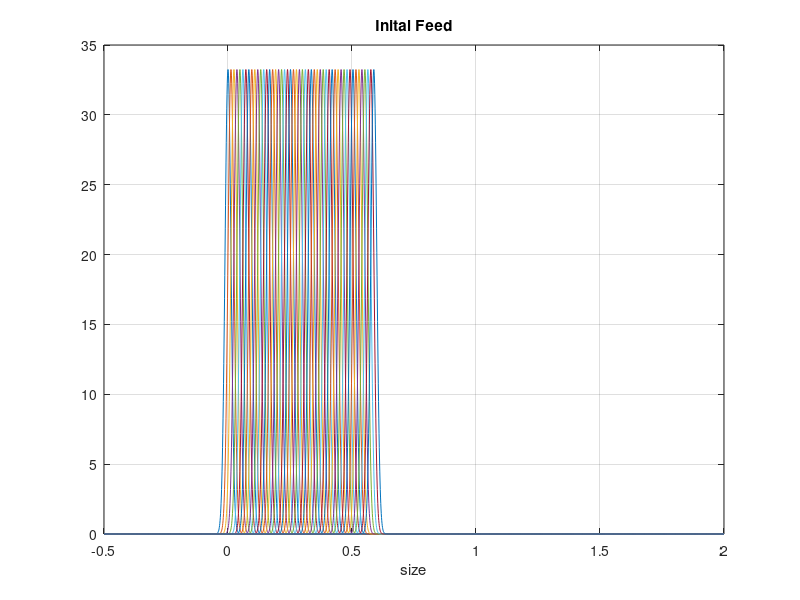

MATLAB code to generate this figure: (Note: this script raises an error after producing the figure.)

s = -500:1:2000;
s= s/1000;

%  n = 40;
%  
%  a = 150;
%  b = 750;
%  
%  h = (b - a)/n;
%  
%  x = a:h:b; % generating mus
%  
%  for i = 1:40
%      mu2(i) = a + h*(i-1);
%      sd2(i) = 30;
%  end



 n = 50;
 
 a = 0;
 b = 0.6;
 
 h = (b - a)/n;
 
 % generating mus 
 for i = 1:n
     mu(i) = a + h*(i-1);
     sd(i) = h;
 end

f = @(x,mu,sd) (exp(-((x-mu).^2)/(2*sd.^2)) / (sd*sqrt(2*pi)));






%f(s(j),mu2(i),sd2(i))
clear Distribution;
for i = 1:n
    for j = 1:length(s)
        Distribution(j,i) = f(s(j),mu(i),sd(i));
    end
end


figure(1);
plot(s,Distribution);
grid on;
title("Inital Feed");
xlabel("size");

temp = 0;
clear Combined2;
for i = 1:length(s);
    temp = 0;
    for j = 1:n
        temp = temp + A1(j,1)*Distribution(i,j);
    end
    Combined2(i) = temp;
end

% pd2 = makedist('Uniform','lower',200,'upper',700); % Uniform distribution with a = -2 and b = 2
% pdf1 = pdf(pd2,s);

%mu = 600;
%sigma = 50;

%pd2 = makedist('normal','mu',mu,'sigma',sigma);w
%pdf1 = pdf(pd2,s);


figure(2);
plot(s,Combined2);
grid on;
hold on;
plot(s,piecewiseline2(s));
title(["Output \alpha = " num2str(alpha)]);
xlabel("Particle size (mm)");
ylabel("Frequency (%/mm)");
xlim([-0.1 1]);
hold off;



F = [31.25653595
24.92075163
75.60702614
76.02941176
83.63235294
130.0947712
142.7663399
91.65767974
260.6119281
117.4232026
];


SieveSize = [0.014
0.041
0.053
0.075
0.106
0.150
0.212
0.298
0.421
0.592];


% figure(3);
% scatter(SieveSize,F,"filled");
% legend;
% grid on;
% hold on;
% scatter(SieveSize,Result(:,k),"filled");
% xlabel("Sieve Sizes");
% ylabel("Mass")
% title(["Rate Constant = " num2str(Const(k))]);
% hold off;

% m1 = 350;
% m2 = 450;
% m3 = 600;
% 
% s1 = 43;
% s2 = 63;
% s3 = 50;
% 
% 
% p1 = makedist('normal','mu',m1,'sigma',s1);
% pdfunct1 = pdf(p1,s);
% p2 = makedist('normal','mu',m2,'sigma',s2);
% pdfunct2 = pdf(p2,s);
% p3 = makedist('normal','mu',m3,'sigma',s3);
% pdfunct3 = pdf(p3,s);
% 
% sumpdfs = 1/3*(pdfunct1 + pdfunct2 + pdfunct3);
% 
% figure(3);
% plot(s,Combined2);
% grid on;
% hold on;
% plot(s,sumpdfs,'r-.','LineWidth',2);
% title(["Output alpha = " num2str(alpha)]);
% xlabel("size");
% hold off;